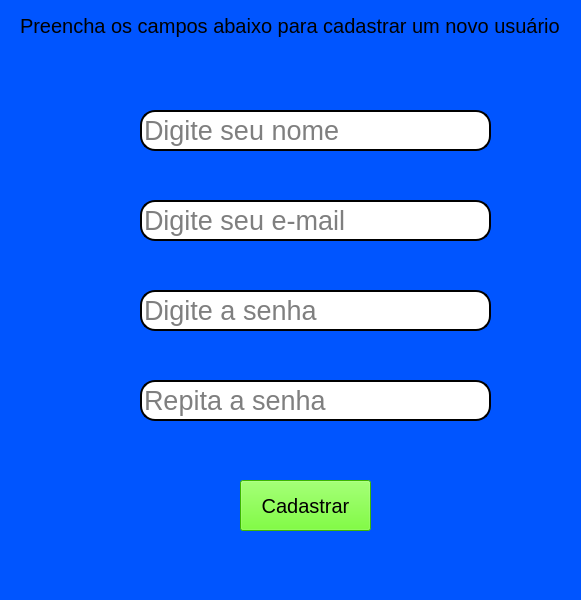
<?xml version="1.0" encoding="UTF-8"?>
<ui version="4.0">
 <class>MainWindow</class>
 <widget class="QMainWindow" name="MainWindow">
  <property name="geometry">
   <rect>
    <x>0</x>
    <y>0</y>
    <width>581</width>
    <height>600</height>
   </rect>
  </property>
  <property name="windowTitle">
   <string>MainWindow</string>
  </property>
  <property name="styleSheet">
   <string notr="true">background-color: rgb(0, 85, 255);</string>
  </property>
  <property name="animated">
   <bool>true</bool>
  </property>
  <widget class="QWidget" name="centralwidget">
   <widget class="QLabel" name="label">
    <property name="geometry">
     <rect>
      <x>20</x>
      <y>10</y>
      <width>561</width>
      <height>31</height>
     </rect>
    </property>
    <property name="font">
     <font>
      <pointsize>15</pointsize>
     </font>
    </property>
    <property name="text">
     <string>Preencha os campos abaixo para cadastrar um novo usuário</string>
    </property>
   </widget>
   <widget class="QLineEdit" name="lineEdit">
    <property name="geometry">
     <rect>
      <x>140</x>
      <y>110</y>
      <width>351</width>
      <height>41</height>
     </rect>
    </property>
    <property name="font">
     <font>
      <pointsize>20</pointsize>
     </font>
    </property>
    <property name="styleSheet">
     <string notr="true">background-color:rgb(255,255,255);
border-radius:15px;
border-style:outset;
border-width:2px;</string>
    </property>
    <property name="inputMethodHints">
     <set>Qt::ImhHiddenText</set>
    </property>
    <property name="text">
     <string/>
    </property>
    <property name="placeholderText">
     <string>Digite seu nome </string>
    </property>
    <property name="clearButtonEnabled">
     <bool>false</bool>
    </property>
   </widget>
   <widget class="QLineEdit" name="lineEdit_2">
    <property name="geometry">
     <rect>
      <x>140</x>
      <y>200</y>
      <width>351</width>
      <height>41</height>
     </rect>
    </property>
    <property name="font">
     <font>
      <pointsize>20</pointsize>
     </font>
    </property>
    <property name="styleSheet">
     <string notr="true">background-color:rgb(255,255,255);
border-radius:15px;
border-style:outset;
border-width:2px;</string>
    </property>
    <property name="text">
     <string/>
    </property>
    <property name="placeholderText">
     <string>Digite seu e-mail</string>
    </property>
   </widget>
   <widget class="QLineEdit" name="lineEdit_3">
    <property name="geometry">
     <rect>
      <x>140</x>
      <y>290</y>
      <width>351</width>
      <height>41</height>
     </rect>
    </property>
    <property name="font">
     <font>
      <pointsize>20</pointsize>
     </font>
    </property>
    <property name="styleSheet">
     <string notr="true">background-color:rgb(255,255,255);
border-radius:15px;
border-style:outset;
border-width:2px;</string>
    </property>
    <property name="text">
     <string/>
    </property>
    <property name="echoMode">
     <enum>QLineEdit::Password</enum>
    </property>
    <property name="placeholderText">
     <string>Digite a senha</string>
    </property>
   </widget>
   <widget class="QLineEdit" name="lineEdit_4">
    <property name="geometry">
     <rect>
      <x>140</x>
      <y>380</y>
      <width>351</width>
      <height>41</height>
     </rect>
    </property>
    <property name="font">
     <font>
      <pointsize>20</pointsize>
     </font>
    </property>
    <property name="styleSheet">
     <string notr="true">background-color:rgb(255,255,255);
border-radius:15px;
border-style:outset;
border-width:2px;</string>
    </property>
    <property name="text">
     <string/>
    </property>
    <property name="echoMode">
     <enum>QLineEdit::Password</enum>
    </property>
    <property name="placeholderText">
     <string>Repita a senha</string>
    </property>
   </widget>
   <widget class="QPushButton" name="pushButton">
    <property name="geometry">
     <rect>
      <x>240</x>
      <y>480</y>
      <width>131</width>
      <height>51</height>
     </rect>
    </property>
    <property name="font">
     <font>
      <pointsize>15</pointsize>
     </font>
    </property>
    <property name="styleSheet">
     <string notr="true">background-color: rgb(85, 255, 0);</string>
    </property>
    <property name="text">
     <string>Cadastrar</string>
    </property>
   </widget>
  </widget>
  <widget class="QMenuBar" name="menubar">
   <property name="geometry">
    <rect>
     <x>0</x>
     <y>0</y>
     <width>581</width>
     <height>21</height>
    </rect>
   </property>
  </widget>
  <widget class="QStatusBar" name="statusbar"/>
 </widget>
 <resources/>
 <connections/>
</ui>
